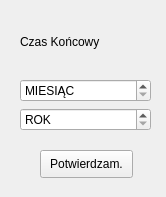
<?xml version="1.0" encoding="UTF-8"?>
<ui version="4.0">
 <class>czas_trwania</class>
 <widget class="QWidget" name="czas_trwania">
  <property name="geometry">
   <rect>
    <x>0</x>
    <y>0</y>
    <width>166</width>
    <height>197</height>
   </rect>
  </property>
  <property name="windowTitle">
   <string>Form</string>
  </property>
  <widget class="QPushButton" name="OK">
   <property name="geometry">
    <rect>
     <x>40</x>
     <y>150</y>
     <width>93</width>
     <height>28</height>
    </rect>
   </property>
   <property name="text">
    <string>Potwierdzam.</string>
   </property>
  </widget>
  <widget class="QWidget" name="">
   <property name="geometry">
    <rect>
     <x>20</x>
     <y>10</y>
     <width>131</width>
     <height>121</height>
    </rect>
   </property>
   <layout class="QVBoxLayout" name="verticalLayout">
    <item>
     <widget class="QLabel" name="label">
      <property name="text">
       <string>Czas Końcowy</string>
      </property>
     </widget>
    </item>
    <item>
     <widget class="QSpinBox" name="spinBox_miesiac_koniec">
      <property name="specialValueText">
       <string>MIESIĄC</string>
      </property>
      <property name="accelerated">
       <bool>false</bool>
      </property>
     </widget>
    </item>
    <item>
     <widget class="QSpinBox" name="spinBox_rok_koniec">
      <property name="specialValueText">
       <string>ROK</string>
      </property>
     </widget>
    </item>
   </layout>
  </widget>
 </widget>
 <resources/>
 <connections/>
</ui>
